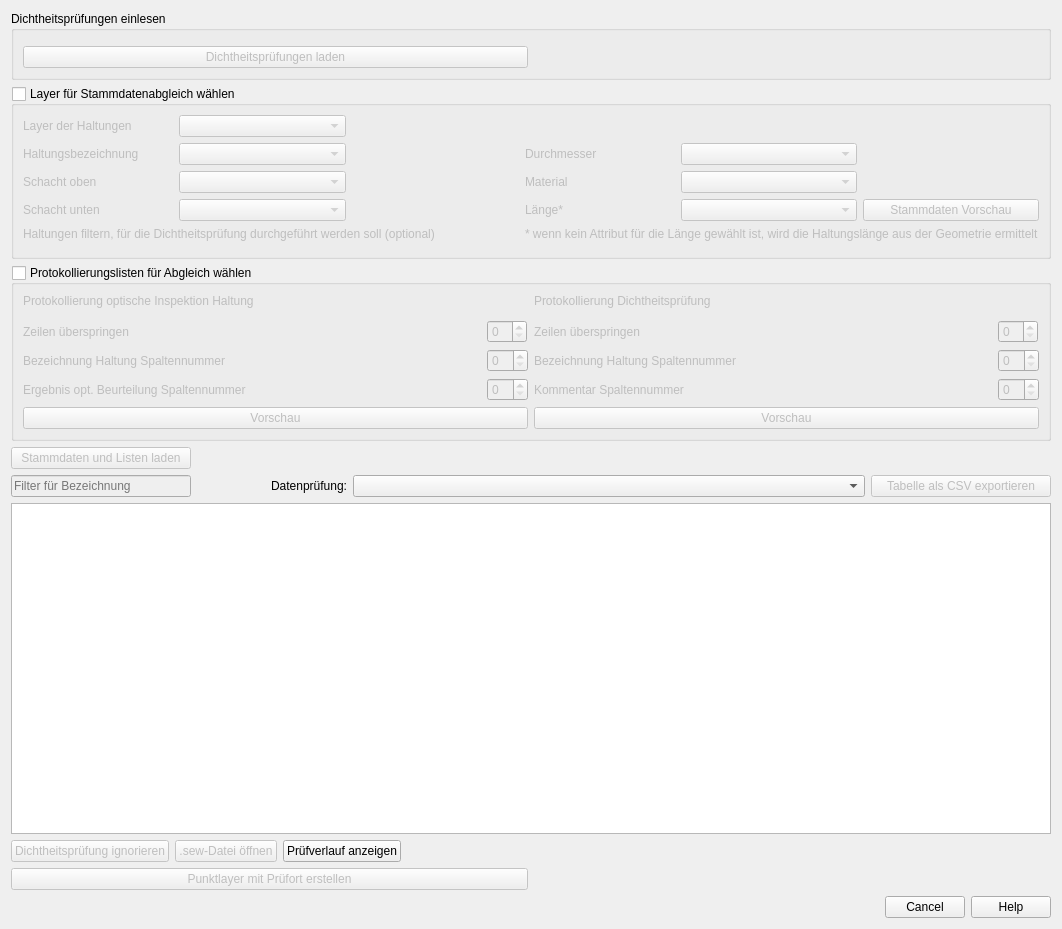
<?xml version="1.0" encoding="UTF-8"?>
<ui version="4.0">
 <class>dpCheckerDialogBase</class>
 <widget class="QDialog" name="dpCheckerDialogBase">
  <property name="geometry">
   <rect>
    <x>0</x>
    <y>0</y>
    <width>1062</width>
    <height>929</height>
   </rect>
  </property>
  <property name="sizePolicy">
   <sizepolicy hsizetype="Preferred" vsizetype="Preferred">
    <horstretch>0</horstretch>
    <verstretch>0</verstretch>
   </sizepolicy>
  </property>
  <property name="windowTitle">
   <string>Dichtheitsprüfung Checker</string>
  </property>
  <layout class="QVBoxLayout" name="verticalLayout">
   <item>
    <widget class="QGroupBox" name="groupBox_2">
     <property name="title">
      <string>Dichtheitsprüfungen einlesen</string>
     </property>
     <layout class="QGridLayout" name="gridLayout_4">
      <item row="1" column="0">
       <widget class="QPushButton" name="button_load_dp">
        <property name="enabled">
         <bool>false</bool>
        </property>
        <property name="text">
         <string>Dichtheitsprüfungen laden</string>
        </property>
       </widget>
      </item>
      <item row="0" column="0" colspan="2">
       <widget class="QgsFileWidget" name="fileWidget">
        <property name="storageMode">
         <enum>QgsFileWidget::GetDirectory</enum>
        </property>
        <property name="options">
         <set>QFileDialog::DontConfirmOverwrite|QFileDialog::ShowDirsOnly</set>
        </property>
       </widget>
      </item>
     </layout>
    </widget>
   </item>
   <item>
    <widget class="QGroupBox" name="group_base_data">
     <property name="title">
      <string>Layer für Stammdatenabgleich wählen</string>
     </property>
     <property name="checkable">
      <bool>true</bool>
     </property>
     <property name="checked">
      <bool>false</bool>
     </property>
     <layout class="QGridLayout" name="gridLayout">
      <item row="1" column="3">
       <widget class="QLabel" name="label_5">
        <property name="maximumSize">
         <size>
          <width>150</width>
          <height>16777215</height>
         </size>
        </property>
        <property name="text">
         <string>Durchmesser</string>
        </property>
       </widget>
      </item>
      <item row="3" column="0">
       <widget class="QLabel" name="label_4">
        <property name="text">
         <string>Schacht oben</string>
        </property>
       </widget>
      </item>
      <item row="4" column="3">
       <widget class="QLabel" name="label_6">
        <property name="text">
         <string>Länge*</string>
        </property>
       </widget>
      </item>
      <item row="3" column="1">
       <widget class="QgsFieldComboBox" name="combobox_vonSchacht">
        <property name="allowEmptyFieldName">
         <bool>true</bool>
        </property>
       </widget>
      </item>
      <item row="0" column="0">
       <widget class="QLabel" name="label">
        <property name="text">
         <string>Layer der Haltungen</string>
        </property>
       </widget>
      </item>
      <item row="4" column="1">
       <widget class="QgsFieldComboBox" name="combobox_bisSchacht">
        <property name="allowEmptyFieldName">
         <bool>true</bool>
        </property>
       </widget>
      </item>
      <item row="7" column="0" colspan="6">
       <widget class="QgsFieldExpressionWidget" name="reach_expression"/>
      </item>
      <item row="3" column="4">
       <widget class="QgsFieldComboBox" name="combobox_material">
        <property name="allowEmptyFieldName">
         <bool>true</bool>
        </property>
       </widget>
      </item>
      <item row="0" column="1">
       <widget class="QgsMapLayerComboBox" name="combobox_maplayer">
        <property name="allowEmptyLayer">
         <bool>true</bool>
        </property>
       </widget>
      </item>
      <item row="1" column="0">
       <widget class="QLabel" name="label_2">
        <property name="maximumSize">
         <size>
          <width>150</width>
          <height>16777215</height>
         </size>
        </property>
        <property name="text">
         <string>Haltungsbezeichnung</string>
        </property>
       </widget>
      </item>
      <item row="4" column="5">
       <widget class="QPushButton" name="button_load_base_data">
        <property name="enabled">
         <bool>false</bool>
        </property>
        <property name="toolTip">
         <string>Vorschau der Stammdaten. Druckprüfungen müssen eingelesen sein.</string>
        </property>
        <property name="text">
         <string>Stammdaten Vorschau</string>
        </property>
       </widget>
      </item>
      <item row="4" column="0">
       <widget class="QLabel" name="label_3">
        <property name="text">
         <string>Schacht unten</string>
        </property>
       </widget>
      </item>
      <item row="1" column="1">
       <widget class="QgsFieldComboBox" name="combobox_haltungnr">
        <property name="allowEmptyFieldName">
         <bool>true</bool>
        </property>
       </widget>
      </item>
      <item row="1" column="4">
       <widget class="QgsFieldComboBox" name="combobox_dn">
        <property name="allowEmptyFieldName">
         <bool>true</bool>
        </property>
       </widget>
      </item>
      <item row="4" column="4">
       <widget class="QgsFieldComboBox" name="combobox_laenge">
        <property name="allowEmptyFieldName">
         <bool>true</bool>
        </property>
       </widget>
      </item>
      <item row="3" column="3">
       <widget class="QLabel" name="label_7">
        <property name="text">
         <string>Material</string>
        </property>
       </widget>
      </item>
      <item row="1" column="2">
       <spacer name="horizontalSpacer_2">
        <property name="orientation">
         <enum>Qt::Horizontal</enum>
        </property>
        <property name="sizeType">
         <enum>QSizePolicy::Maximum</enum>
        </property>
        <property name="sizeHint" stdset="0">
         <size>
          <width>70</width>
          <height>20</height>
         </size>
        </property>
       </spacer>
      </item>
      <item row="6" column="0" colspan="3">
       <widget class="QLabel" name="label_17">
        <property name="text">
         <string>Haltungen filtern, für die Dichtheitsprüfung durchgeführt werden soll (optional)</string>
        </property>
       </widget>
      </item>
      <item row="6" column="3" colspan="3">
       <widget class="QLabel" name="label_18">
        <property name="text">
         <string>* wenn kein Attribut für die Länge gewählt ist, wird die Haltungslänge aus der Geometrie ermittelt</string>
        </property>
       </widget>
      </item>
     </layout>
    </widget>
   </item>
   <item>
    <widget class="QGroupBox" name="group_lists">
     <property name="minimumSize">
      <size>
       <width>0</width>
       <height>0</height>
      </size>
     </property>
     <property name="title">
      <string>Protokollierungslisten für Abgleich wählen</string>
     </property>
     <property name="checkable">
      <bool>true</bool>
     </property>
     <property name="checked">
      <bool>false</bool>
     </property>
     <layout class="QGridLayout" name="gridLayout_3">
      <item row="1" column="0" colspan="2">
       <widget class="QgsFileWidget" name="filepath_reach_protocol"/>
      </item>
      <item row="3" column="2">
       <widget class="QLabel" name="label_12">
        <property name="text">
         <string>Bezeichnung Haltung Spaltennummer</string>
        </property>
       </widget>
      </item>
      <item row="0" column="0" colspan="2">
       <widget class="QLabel" name="label_8">
        <property name="text">
         <string>Protokollierung optische Inspektion Haltung</string>
        </property>
       </widget>
      </item>
      <item row="4" column="2">
       <widget class="QLabel" name="label_15">
        <property name="text">
         <string>Kommentar Spaltennummer</string>
        </property>
       </widget>
      </item>
      <item row="2" column="1">
       <widget class="QSpinBox" name="reach_protocol_skip">
        <property name="maximumSize">
         <size>
          <width>40</width>
          <height>16777215</height>
         </size>
        </property>
       </widget>
      </item>
      <item row="3" column="3">
       <widget class="QSpinBox" name="dp_protocol_name"/>
      </item>
      <item row="3" column="1">
       <widget class="QSpinBox" name="reach_protocol_name"/>
      </item>
      <item row="0" column="2" colspan="2">
       <widget class="QLabel" name="label_13">
        <property name="text">
         <string>Protokollierung Dichtheitsprüfung</string>
        </property>
       </widget>
      </item>
      <item row="4" column="0">
       <widget class="QLabel" name="label_14">
        <property name="text">
         <string>Ergebnis opt. Beurteilung Spaltennummer</string>
        </property>
       </widget>
      </item>
      <item row="4" column="1">
       <widget class="QSpinBox" name="reach_protocol_result"/>
      </item>
      <item row="3" column="0">
       <widget class="QLabel" name="label_10">
        <property name="text">
         <string>Bezeichnung Haltung Spaltennummer</string>
        </property>
       </widget>
      </item>
      <item row="2" column="3">
       <widget class="QSpinBox" name="dp_protocol_skip">
        <property name="maximumSize">
         <size>
          <width>40</width>
          <height>16777215</height>
         </size>
        </property>
       </widget>
      </item>
      <item row="4" column="3">
       <widget class="QSpinBox" name="dp_protocol_comment"/>
      </item>
      <item row="1" column="2" colspan="2">
       <widget class="QgsFileWidget" name="filepath_dp_protocol"/>
      </item>
      <item row="2" column="0">
       <widget class="QLabel" name="label_9">
        <property name="text">
         <string>Zeilen überspringen</string>
        </property>
       </widget>
      </item>
      <item row="5" column="0" colspan="2">
       <widget class="QPushButton" name="button_preview_protocol_reach">
        <property name="enabled">
         <bool>false</bool>
        </property>
        <property name="text">
         <string>Vorschau</string>
        </property>
       </widget>
      </item>
      <item row="2" column="2">
       <widget class="QLabel" name="label_11">
        <property name="text">
         <string>Zeilen überspringen</string>
        </property>
       </widget>
      </item>
      <item row="5" column="2" colspan="2">
       <widget class="QPushButton" name="button_preview_dp_protocol">
        <property name="enabled">
         <bool>false</bool>
        </property>
        <property name="text">
         <string>Vorschau</string>
        </property>
       </widget>
      </item>
     </layout>
    </widget>
   </item>
   <item>
    <layout class="QGridLayout" name="gridLayout_2" columnstretch="0,0,0,0">
     <property name="topMargin">
      <number>0</number>
     </property>
     <item row="2" column="2">
      <widget class="QComboBox" name="combobox_filter"/>
     </item>
     <item row="2" column="1">
      <widget class="QLabel" name="label_16">
       <property name="maximumSize">
        <size>
         <width>150</width>
         <height>16777215</height>
        </size>
       </property>
       <property name="layoutDirection">
        <enum>Qt::LeftToRight</enum>
       </property>
       <property name="text">
        <string>Datenprüfung:</string>
       </property>
       <property name="alignment">
        <set>Qt::AlignRight|Qt::AlignTrailing|Qt::AlignVCenter</set>
       </property>
      </widget>
     </item>
     <item row="2" column="0">
      <widget class="QLineEdit" name="filter_name">
       <property name="enabled">
        <bool>false</bool>
       </property>
       <property name="minimumSize">
        <size>
         <width>0</width>
         <height>0</height>
        </size>
       </property>
       <property name="maximumSize">
        <size>
         <width>180</width>
         <height>16777215</height>
        </size>
       </property>
       <property name="placeholderText">
        <string>Filter für Bezeichnung</string>
       </property>
       <property name="clearButtonEnabled">
        <bool>true</bool>
       </property>
      </widget>
     </item>
     <item row="1" column="0">
      <widget class="QPushButton" name="button_load_extras">
       <property name="enabled">
        <bool>false</bool>
       </property>
       <property name="text">
        <string>Stammdaten und Listen laden</string>
       </property>
      </widget>
     </item>
     <item row="2" column="3">
      <widget class="QPushButton" name="button_csv_export">
       <property name="enabled">
        <bool>false</bool>
       </property>
       <property name="maximumSize">
        <size>
         <width>180</width>
         <height>16777215</height>
        </size>
       </property>
       <property name="text">
        <string>Tabelle als CSV exportieren</string>
       </property>
      </widget>
     </item>
    </layout>
   </item>
   <item>
    <widget class="QTableWidget" name="table">
     <property name="editTriggers">
      <set>QAbstractItemView::NoEditTriggers</set>
     </property>
    </widget>
   </item>
   <item>
    <layout class="QGridLayout" name="gridLayout_6">
     <property name="topMargin">
      <number>0</number>
     </property>
     <property name="verticalSpacing">
      <number>7</number>
     </property>
     <item row="0" column="0">
      <widget class="QPushButton" name="button_ignore_file">
       <property name="enabled">
        <bool>false</bool>
       </property>
       <property name="text">
        <string>Dichtheitsprüfung ignorieren</string>
       </property>
      </widget>
     </item>
     <item row="0" column="3">
      <spacer name="horizontalSpacer">
       <property name="orientation">
        <enum>Qt::Horizontal</enum>
       </property>
       <property name="sizeHint" stdset="0">
        <size>
         <width>40</width>
         <height>20</height>
        </size>
       </property>
      </spacer>
     </item>
     <item row="0" column="1">
      <widget class="QPushButton" name="button_open_sew">
       <property name="enabled">
        <bool>false</bool>
       </property>
       <property name="text">
        <string>.sew-Datei öffnen</string>
       </property>
      </widget>
     </item>
     <item row="0" column="2">
      <widget class="QPushButton" name="button_show_graph">
       <property name="text">
        <string>Prüfverlauf anzeigen</string>
       </property>
      </widget>
     </item>
    </layout>
   </item>
   <item>
    <layout class="QGridLayout" name="gridLayout_5">
     <property name="topMargin">
      <number>0</number>
     </property>
     <item row="0" column="0">
      <widget class="QPushButton" name="button_create_point_layer">
       <property name="enabled">
        <bool>false</bool>
       </property>
       <property name="minimumSize">
        <size>
         <width>500</width>
         <height>0</height>
        </size>
       </property>
       <property name="text">
        <string>Punktlayer mit Prüfort erstellen</string>
       </property>
      </widget>
     </item>
     <item row="0" column="1">
      <widget class="QgsProjectionSelectionWidget" name="projection"/>
     </item>
    </layout>
   </item>
   <item>
    <widget class="QDialogButtonBox" name="button_box">
     <property name="orientation">
      <enum>Qt::Horizontal</enum>
     </property>
     <property name="standardButtons">
      <set>QDialogButtonBox::Cancel|QDialogButtonBox::Help</set>
     </property>
    </widget>
   </item>
  </layout>
 </widget>
 <customwidgets>
  <customwidget>
   <class>QgsFieldComboBox</class>
   <extends>QComboBox</extends>
   <header>qgsfieldcombobox.h</header>
  </customwidget>
  <customwidget>
   <class>QgsFieldExpressionWidget</class>
   <extends>QWidget</extends>
   <header>qgsfieldexpressionwidget.h</header>
  </customwidget>
  <customwidget>
   <class>QgsFileWidget</class>
   <extends>QWidget</extends>
   <header>qgsfilewidget.h</header>
  </customwidget>
  <customwidget>
   <class>QgsMapLayerComboBox</class>
   <extends>QComboBox</extends>
   <header>qgsmaplayercombobox.h</header>
  </customwidget>
  <customwidget>
   <class>QgsProjectionSelectionWidget</class>
   <extends>QWidget</extends>
   <header>qgsprojectionselectionwidget.h</header>
  </customwidget>
 </customwidgets>
 <tabstops>
  <tabstop>button_load_dp</tabstop>
  <tabstop>group_base_data</tabstop>
  <tabstop>combobox_maplayer</tabstop>
  <tabstop>combobox_haltungnr</tabstop>
  <tabstop>combobox_vonSchacht</tabstop>
  <tabstop>combobox_bisSchacht</tabstop>
  <tabstop>combobox_dn</tabstop>
  <tabstop>combobox_material</tabstop>
  <tabstop>combobox_laenge</tabstop>
  <tabstop>button_load_base_data</tabstop>
  <tabstop>group_lists</tabstop>
  <tabstop>reach_protocol_skip</tabstop>
  <tabstop>reach_protocol_name</tabstop>
  <tabstop>reach_protocol_result</tabstop>
  <tabstop>button_preview_protocol_reach</tabstop>
  <tabstop>dp_protocol_skip</tabstop>
  <tabstop>dp_protocol_name</tabstop>
  <tabstop>dp_protocol_comment</tabstop>
  <tabstop>button_preview_dp_protocol</tabstop>
  <tabstop>combobox_filter</tabstop>
  <tabstop>button_csv_export</tabstop>
  <tabstop>table</tabstop>
  <tabstop>button_ignore_file</tabstop>
  <tabstop>button_create_point_layer</tabstop>
  <tabstop>projection</tabstop>
 </tabstops>
 <resources/>
 <connections>
  <connection>
   <sender>button_box</sender>
   <signal>accepted()</signal>
   <receiver>dpCheckerDialogBase</receiver>
   <slot>accept()</slot>
   <hints>
    <hint type="sourcelabel">
     <x>20</x>
     <y>20</y>
    </hint>
    <hint type="destinationlabel">
     <x>20</x>
     <y>20</y>
    </hint>
   </hints>
  </connection>
  <connection>
   <sender>button_box</sender>
   <signal>rejected()</signal>
   <receiver>dpCheckerDialogBase</receiver>
   <slot>reject()</slot>
   <hints>
    <hint type="sourcelabel">
     <x>20</x>
     <y>20</y>
    </hint>
    <hint type="destinationlabel">
     <x>20</x>
     <y>20</y>
    </hint>
   </hints>
  </connection>
 </connections>
</ui>
